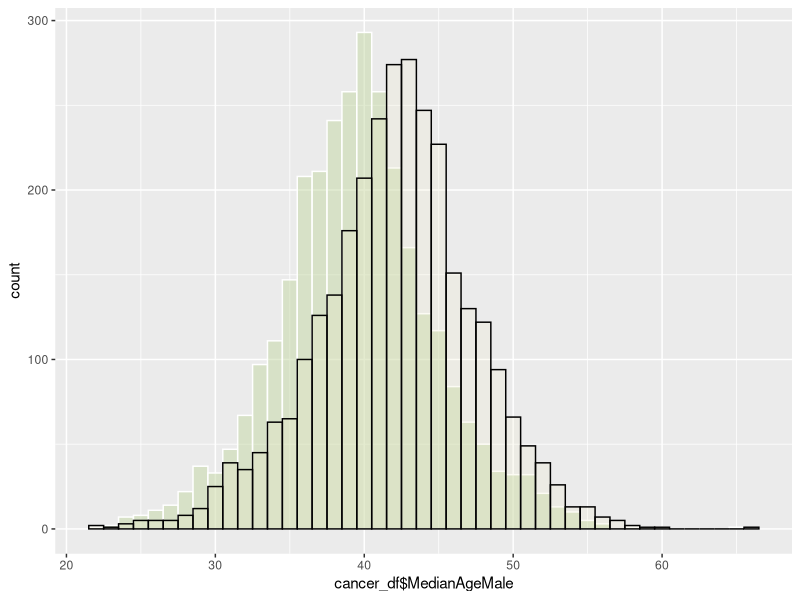
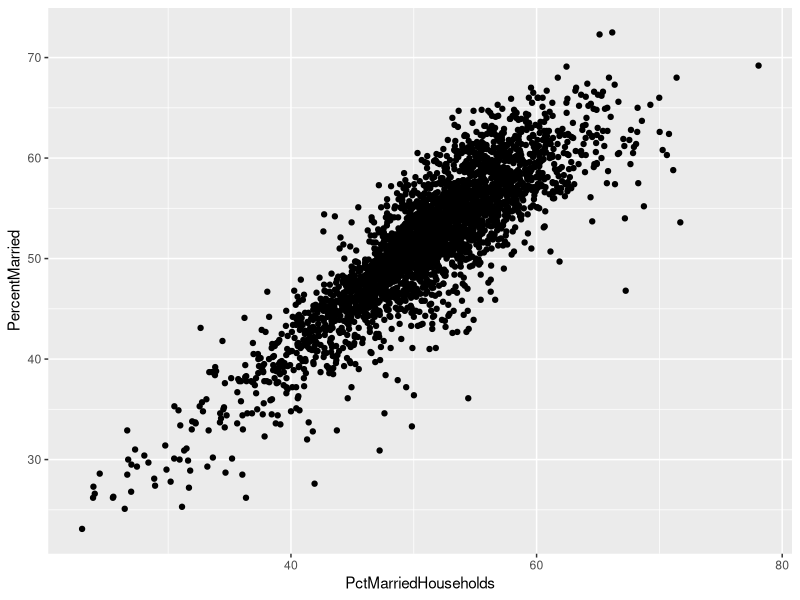

The R source for these figures, in order:
## ---- chunk 1
knitr::opts_chunk$set(echo = TRUE)
## ---- chunk 2
cancer_df<-read.csv('cancer_reg.csv',sep = ",")
names(cancer_df)
## ---- chunk 3
#head(cancer_df$Geography)
for (i in c(1,9,23)){
  print (cancer_df$Geography[i])
}
paste(c('no of samples/rows in dataset: ',dim(cancer_df)[1]), collapse="")
paste(c("no of unique 'Geography' variables: ",length(unique(cancer_df$Geography))), collapse="")

## ---- chunk 4
library(dplyr)
library(ggplot2)
#glimpse(cancer_df)
#paste(c('the dimensions of the data are: ',dim(cancer_df)), collapse=" ")
#paste(c('the data has: ',dim(cancer_df)[1], ' rows/samples/observations & ', dim(cancer_df)[2],' attributes/variables/features'), collapse="")
#head(cancer_df)
ggplot()+
  geom_histogram(mapping=aes(cancer_df$MedianAgeMale),binwidth=1,fill=alpha('#C3D7A4',0.5),color='white')+
  geom_histogram(mapping=aes(cancer_df$MedianAgeFemale),binwidth=1,fill=alpha("#F4EDCA",0.2),color='black')

## ---- chunk 5
#summary(cancer_df)
names(cancer_df)
## ---- chunk 6
j=1
for (i in cancer_df[23,]){
  #print(j)
  print (c(names(cancer_df)[j],i))
  j=j+1

}

## ---- chunk 7
ggplot(cancer_df)+geom_point(mapping=aes(PctMarriedHouseholds,PercentMarried))

